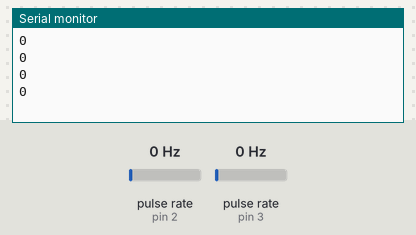
Bench run of a sketch on a simulated Arduino Uno, built with avr-gcc and run on an emulated ATmega328P. Shown: the last lines printed to the serial monitor. Wiring (inferred from the names in the program): 2 × pulse sensor: data pin 2 / data pin 3. The inputs (shaded band) are chosen by the test bench; at power-on: pulse rate (sensors on pin 2, pin 3) 0 Hz.

Above: at 1.2 s.
1.3 s: pulse rate (sensor on pin 2) set to 4 Hz
At 2.6 s:
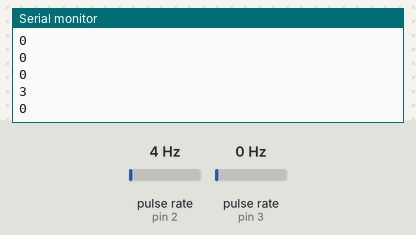
2.8 s: pulse rate (sensor on pin 3) set to 4 Hz
At 3.8 s:
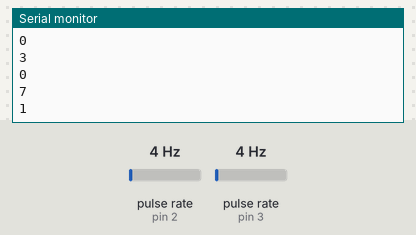
4.3 s: pulse rate (sensor on pin 2) set to 50 Hz
At 5.6 s:
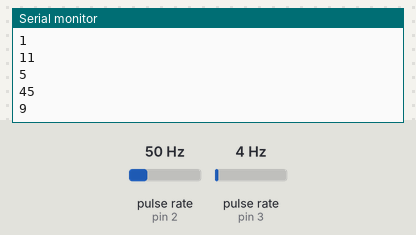
5.8 s: pulse rate (sensor on pin 3) set to 50 Hz
At 6.4 s:
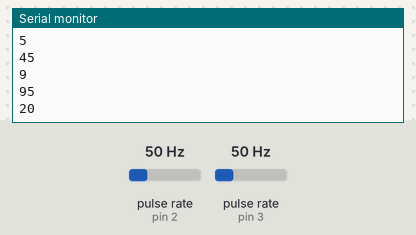
Timing chart, 0 to 8.3 s (numbered marks = the images above; inputs shaded):
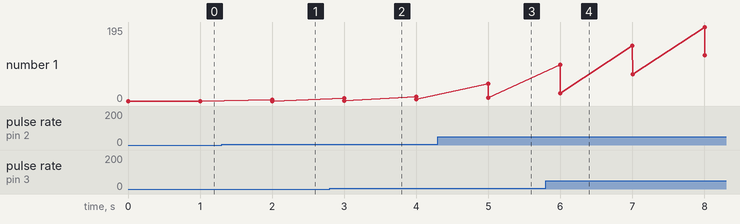

The sketch:

Encoder.ino
```cpp
int encoderPin1 = 2;
int encoderPin2 = 3;

volatile long encoderValue = 0;
volatile long encoderValue1 = 0;

float rev = 0;
float count = 0 ;
float rev1 = 0;
float count1 = 0 ;


void setup() {
  Serial.begin (115200);

  pinMode(encoderPin1, INPUT);
  pinMode(encoderPin2, INPUT);
  digitalWrite(encoderPin1, HIGH);
  digitalWrite(encoderPin2, HIGH);
  attachInterrupt(0, updateEncoder, CHANGE);
 attachInterrupt(1, Encoder, CHANGE);
}

void loop(){

rev= (count/2000.0);

  Serial.println(encoderValue);
  Serial.println(encoderValue1);
  delay(1000); //just here to slow down the output, and show it will work  even during a delay
}


void updateEncoder(){
  int MSB = digitalRead(encoderPin1); //MSB = most significant bit
  if(MSB==1){ encoderValue ++; count ++ ;}


}

void Encoder(){
  int MSB1 = digitalRead(encoderPin2); //MSB = most significant bit
  if(MSB1==1) { encoderValue1 ++; count1 ++; }

}
```

Measured:
- after the input at 1.3 s, the serial monitor: prints a new line after 0.70 s (image 1)
- after the input at 2.8 s, the serial monitor: prints a new line after 0.20 s (image 2)
- after the input at 4.3 s, the serial monitor: prints a new line after 0.70 s (image 3)
- after the input at 5.8 s, the serial monitor: prints a new line after 0.20 s (image 4)
- plotted number 1: 0 → 5 after the input at 2.8 s, 9 → 120 after the input at 5.8 s
